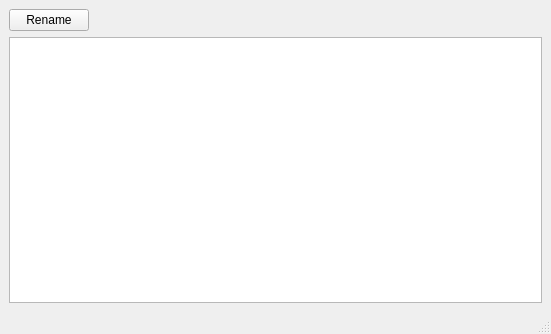
<?xml version="1.0" encoding="UTF-8"?>
<ui version="4.0">
 <class>MainWindow</class>
 <widget class="QMainWindow" name="MainWindow">
  <property name="geometry">
   <rect>
    <x>0</x>
    <y>0</y>
    <width>551</width>
    <height>334</height>
   </rect>
  </property>
  <property name="windowTitle">
   <string>MainWindow</string>
  </property>
  <widget class="QWidget" name="centralwidget">
   <layout class="QGridLayout" name="gridLayout">
    <item row="0" column="0">
     <layout class="QHBoxLayout" name="horizontalLayout">
      <item>
       <widget class="QPushButton" name="pushButton">
        <property name="text">
         <string>Rename</string>
        </property>
       </widget>
      </item>
      <item>
       <spacer name="horizontalSpacer">
        <property name="orientation">
         <enum>Qt::Horizontal</enum>
        </property>
        <property name="sizeHint" stdset="0">
         <size>
          <width>40</width>
          <height>20</height>
         </size>
        </property>
       </spacer>
      </item>
     </layout>
    </item>
    <item row="1" column="0">
     <widget class="QTableView" name="tableView"/>
    </item>
   </layout>
  </widget>
  <widget class="QMenuBar" name="menubar">
   <property name="geometry">
    <rect>
     <x>0</x>
     <y>0</y>
     <width>551</width>
     <height>21</height>
    </rect>
   </property>
  </widget>
  <widget class="QStatusBar" name="statusbar"/>
 </widget>
 <resources/>
 <connections/>
</ui>
